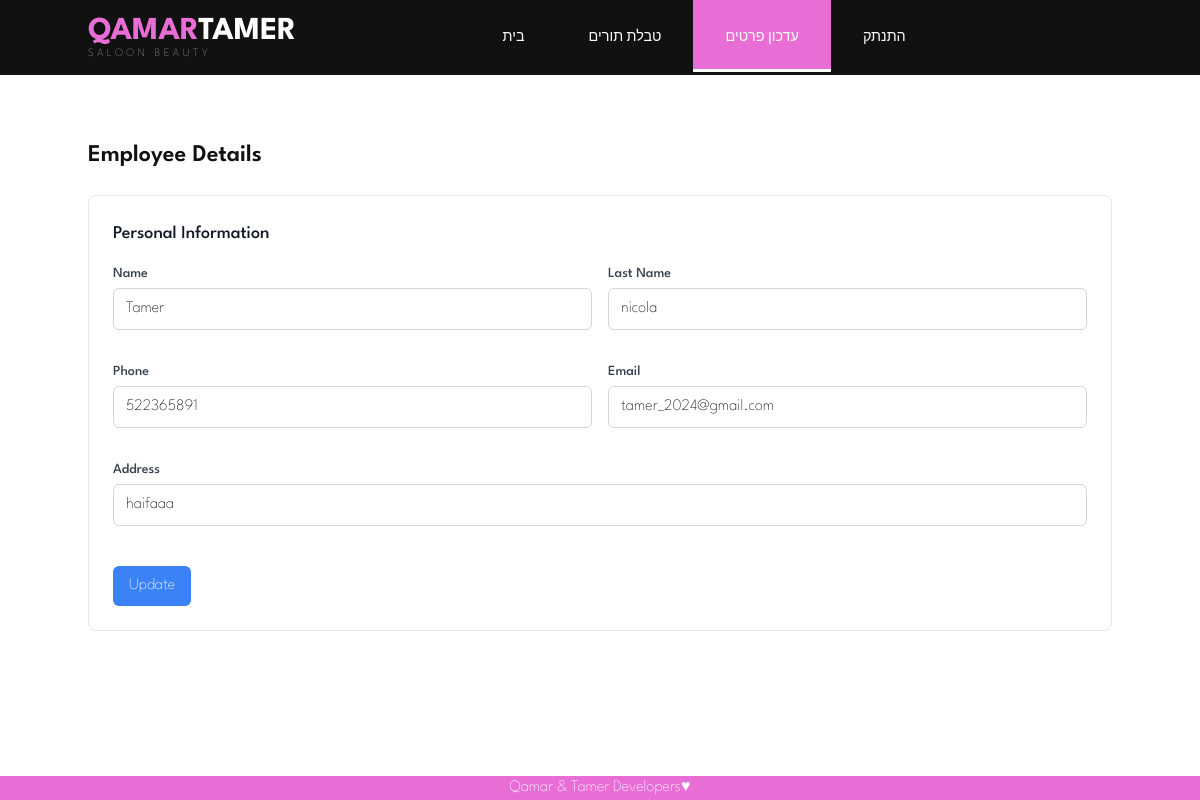
The app's page /Employee/WorkerInfo.php (signed in) with its own data.
### tables this page shows
CREATE TABLE `users` (
  `ID` int(9) NOT NULL,
  `Name` varchar(20) NOT NULL,
  `Last_Name` varchar(20) NOT NULL,
  `Phone` int(10) NOT NULL,
  `Email` varchar(100) NOT NULL,
  `Birthday` date NOT NULL,
  `Address` varchar(40) NOT NULL,
  `Password` varchar(64) NOT NULL,
  `Role` varchar(10) NOT NULL
);

### Employee/WorkerInfo.php (the view, shortened to what this page needs)
<!DOCTYPE html>
<html lang="he">
<head>
    <link rel="stylesheet" href="../Style/Style.css">
    <link rel="stylesheet" href="../Style/Footer.css">
    <link rel="stylesheet" href="https://cdn.linearicons.com/free/1.0.0/icon-font.min.css">
    <link rel="stylesheet" href="https://cdn.jsdelivr.net/npm/swiper@11/swiper-bundle.min.css" />
</head>
<body>
    <nav>
        <div class="container nav-container">
            <a href="#home" class="logo">
                <div>
                    <span>Qamar</span>Tamer
                </div>
                <div>Saloon Beauty</div>
            </a>
            <ul class="navlist">
                <li><a href="./Worker.php">בית</a></li>
                <li><a href="./WorkerAppointmentTables.php">טבלת תורים</a></li>
                <li><a href="./WorkerInfo.php" class="active">עדכון פרטים</a></li>
                <li><a href="../Exit.php">התנתק</a></li>
            </ul>
        </div>
    </nav>
    <br>
    <?php
    require_once '../Database.php';
    $email = $_SESSION["login"];
    try {
        $select_user_stmt = $pdo->prepare("SELECT ID FROM users WHERE Email = :email");
        $select_user_stmt->bindParam(":email", $email);
        $select_user_stmt->execute();
        $employee = $select_user_stmt->fetch(PDO::FETCH_ASSOC);
        $employee_id = $employee['ID'];
    } catch (PDOException $e) {
        die("Error fetching user ID: " . $e->getMessage());
    }
    try {
        $stmt = $pdo->prepare("SELECT * FROM users WHERE ID = :id AND Role = 'Employee'");
        $stmt->bindParam(':id', $employee_id, PDO::PARAM_INT);
        $stmt->execute();
        $employee = $stmt->fetch(PDO::FETCH_ASSOC);
    } catch (PDOException $e) {
        die("Error fetching employee details: " . $e->getMessage());
    }
    ?>
    <div class="container mx-auto mt-10">
        <h2 class="text-2xl font-semibold mb-6">Employee Details</h2>
        <div class="overflow-x-auto">
            <div class="bg-white border border-gray-200 rounded-lg p-6">
                <h3 class="text-lg font-medium text-gray-900 mb-4">Personal Information</h3>
                <form id="updateForm" action="<?php echo htmlspecialchars($_SERVER["PHP_SELF"]); ?>" method="POST">
                    <div class="grid grid-cols-2 gap-4">
                        <div class="mb-4">
                            <label for="name" class="block text-sm font-medium text-gray-700">Name</label>
                            <input type="text" id="name" name="name" value="<?php echo htmlspecialchars($employee['Name']); ?>"
                                class="mt-1 block w-full px-3 py-2 border border-gray-300 rounded-md focus:outline-none focus:border-blue-500 focus:ring focus:ring-blue-500">
                        </div>
                        <div class="mb-4">
                            <label for="last_name" class="block text-sm font-medium text-gray-700">Last Name</label>
                            <input type="text" id="last_name" name="last_name" value="<?php echo htmlspecialchars($employee['Last_Name']); ?>"
                                class="mt-1 block w-full px-3 py-2 border border-gray-300 rounded-md focus:outline-none focus:border-blue-500 focus:ring focus:ring-blue-500">
                        </div>
                        <div class="mb-4">
                            <label for="phone" class="block text-sm font-medium text-gray-700">Phone</label>
                            <input type="text" id="phone" name="phone" value="<?php echo htmlspecialchars($employee['Phone']); ?>"
                                class="mt-1 block w-full px-3 py-2 border border-gray-300 rounded-md focus:outline-none focus:border-blue-500 focus:ring focus:ring-blue-500">
                        </div>
                        <div class="mb-4">
                            <label for="email" class="block text-sm font-medium text-gray-700">Email</label>
                            <input type="email" id="email" name="email" value="<?php echo htmlspecialchars($employee['Email']); ?>"
                                class="mt-1 block w-full px-3 py-2 border border-gray-300 rounded-md focus:outline-none focus:border-blue-500 focus:ring focus:ring-blue-500">
                        </div>
                        <div class="mb-4 col-span-2">
                            <label for="address" class="block text-sm font-medium text-gray-700">Address</label>
                            <input type="text" id="address" name="address" value="<?php echo htmlspecialchars($employee['Address']); ?>"
                                class="mt-1 block w-full px-3 py-2 border border-gray-300 rounded-md focus:outline-none focus:border-blue-500 focus:ring focus:ring-blue-500">
                        </div>
                    </div>
                    <div class="mt-6">
                        <button type="submit"
                            class="bg-blue-500 text-white px-4 py-2 rounded-md hover:bg-blue-600 focus:outline-none focus:bg-blue-600">Update</button>
                    </div>
                </form>
            </div>
        </div>
    </div>
    <div class="footer">
        <p>Qamar & Tamer Developers&hearts;</p>
    </div>
    <script src="https://cdn.tailwindcss.com"></script>
</body>
</html>

### Style/Style.css (style rules this page uses)
* { margin: 0; padding: 0; box-sizing: border-box; list-style: none; text-decoration: none; border: none; outline: none; resize: none; }
:root { --color-primary: #fff; --color-secondary:#e86ed6; --color-tertiary: #777; --color-text:#111; --color-bg:#eee; --shadow: 0 2px 40px 8px rgba(15,15,15,.15); --transition: all .4s ease-in-out; --width-lg:85%; --width-sm:95%; }
body { font-family: "League Spartan", sans-serif; font-optical-sizing: auto; font-weight: 100; font-style: normal; color:var(--color-text); line-height: 1.7; overflow-x: hidden; }
a { color: var(--color-text); }
span { font-size: .9rem; }
h1,h2,h3,h4 { line-height: 1.2; }
h2 { font-size: 2rem; }
h3 { font-size: 1.6rem; }
.container { margin: 0 auto; width: var(--width-lg); }
nav { background:var(--color-text); color:var(--color-primary)!important; }
.logo { color:var(--color-primary); padding: 1rem 0; }
.logo div:first-child { font-weight:700; text-transform:uppercase; font-size: 2rem; line-height: 1; }
.logo div:first-child span { color: var(--color-secondary); font-weight:700; text-transform:uppercase; font-size: 2rem; line-height: 1; }
.logo div:last-child { color:#999; letter-spacing: .22rem; font-size: .7rem; text-transform: uppercase; line-height: 1; }
.nav-container { display: flex; justify-content: space-between; align-items: center; }
nav .navlist { display: flex; }
nav .navlist li { text-transform: uppercase; font-size: .9rem; cursor: pointer; z-index: 111; }
nav .navlist li a { position: relative; padding: 2rem; color:var(--color-primary); }
.navlist li a::before { content: ''; position: absolute; top: 0; left: 0; background-color:var(--color-secondary); height: 0%; width: 100%; border-bottom: .2rem solid var(--color-primary); transition: var(--transition); opacity: 0; visibility: hidden; z-index: -1; }
.navlist li a:hover::before, .navlist li a.active::before { opacity: 1; visibility: visible; height: 95%; }

### Style/Footer.css (style rules this page uses)
.footer { position: fixed; left: 0; bottom: 0; width: 100%; background-color: #e86ed6; color: white; text-align: center; }

### records on screen
users: name "Tamer", last_name "nicola", phone "522365891", email "tamer_2024@gmail.com", address "haifaaa"
